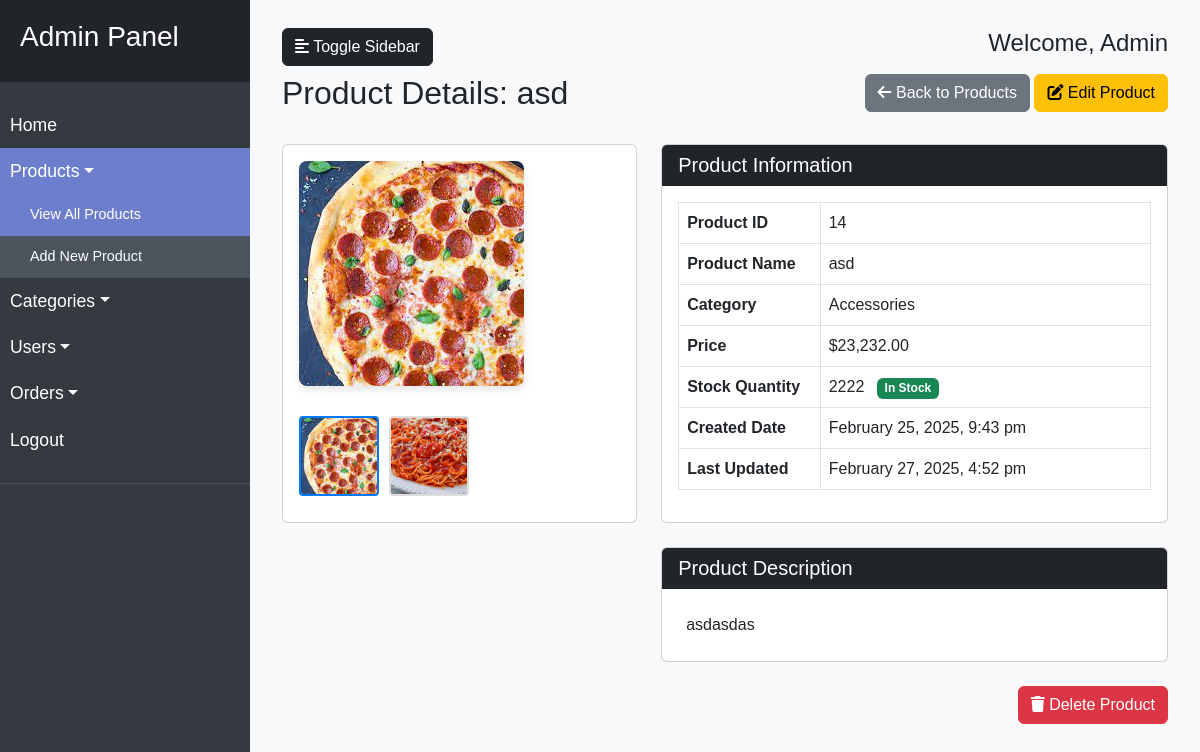
/view_product.php?id=14 (signed in), run on the app's committed database.
### tables this page shows
CREATE TABLE `products` (
  `ProductID` int(11) NOT NULL,
  `ProductName` varchar(100) NOT NULL,
  `Description` text DEFAULT NULL,
  `Price` decimal(10,2) NOT NULL,
  `sizes` varchar(255) NOT NULL,
  `StockQuantity` int(11) NOT NULL,
  `images` text NOT NULL,
  `created_at` timestamp NOT NULL DEFAULT current_timestamp(),
  `categories` varchar(255) NOT NULL,
  `edited_at` timestamp NOT NULL DEFAULT current_timestamp() ON UPDATE current_timestamp(),
  `updated_at` timestamp NOT NULL DEFAULT current_timestamp() ON UPDATE current_timestamp()
);

CREATE TABLE `categories` (
  `id` int(11) NOT NULL,
  `category_name` varchar(100) NOT NULL,
  `date_added` timestamp NOT NULL DEFAULT current_timestamp(),
  `date_edited` timestamp NOT NULL DEFAULT current_timestamp() ON UPDATE current_timestamp()
);

### view_product.php (the view, shortened to what this page needs)
<?php
require_once 'db_connection.php';
$productId = $_GET['id'];
$productQuery = "
    SELECT p.*, c.category_name
    FROM products p
    LEFT JOIN categories c ON p.categories = c.id
    WHERE p.ProductID = ?
";
$productStmt = $conn->prepare($productQuery);
$productStmt->bind_param("i", $productId);
$productStmt->execute();
$productResult = $productStmt->get_result();
$product = $productResult->fetch_assoc();
$productImages = json_decode($product['images'], true);
?>
<!DOCTYPE html>
<html lang="en">
<head>
    <link href="https://cdn.jsdelivr.net/npm/bootstrap@5.3.0-alpha1/dist/css/bootstrap.min.css" rel="stylesheet">
    <link rel="stylesheet" href="https://cdnjs.cloudflare.com/ajax/libs/font-awesome/6.4.0/css/all.min.css">
</head>
<body>
    <div class="wrapper">
        <nav id="sidebar">
            <div class="sidebar-header">
                <h3>Admin Panel</h3>
            </div>
            <ul class="list-unstyled components">
                <li>
                    <a href="admin.php">Home</a>
                </li>
                <li class="active">
                    <a href="#productSubmenu" data-bs-toggle="collapse" aria-expanded="true" class="dropdown-toggle">Products</a>
                    <ul class="collapse show list-unstyled" id="productSubmenu">
                        <li class="active">
                            <a href="products.php">View All Products</a>
                        </li>
                        <li>
                            <a href="add_product.php">Add New Product</a>
                        </li>
                    </ul>
                </li>
                <li>
                    <a href="#categorySubmenu" data-bs-toggle="collapse" aria-expanded="false" class="dropdown-toggle">Categories</a>
                </li>
                <li>
                    <a href="#userSubmenu" data-bs-toggle="collapse" aria-expanded="false" class="dropdown-toggle">Users</a>
                </li>
                <li>
                    <a href="#orderSubmenu" data-bs-toggle="collapse" aria-expanded="false" class="dropdown-toggle">Orders</a>
                </li>
                <li>
                    <a href="logout.php">Logout</a>
                </li>
            </ul>
        </nav>
        <div id="content">
            <nav class="navbar navbar-expand-lg navbar-light bg-light">
                <div class="container-fluid">
                    <button type="button" id="sidebarCollapse" class="btn btn-dark">
                        <i class="fas fa-align-left"></i>
                        <span>Toggle Sidebar</span>
                    </button>
                    <div>
                        <h4>Welcome, <?php echo $_SESSION['Username'] ?? 'Admin'; ?></h4>
                    </div>
                </div>
            </nav>
            <div class="container-fluid">
                <div class="row mb-4">
                    <div class="col-md-6">
                        <h2>Product Details: <?php echo htmlspecialchars($product['ProductName']); ?></h2>
                    </div>
                    <div class="col-md-6 text-end">
                        <a href="products.php" class="btn btn-secondary">
                            <i class="fas fa-arrow-left"></i> Back to Products
                        </a>
                        <a href="edit_product.php?id=<?php echo $productId; ?>" class="btn btn-warning">
                            <i class="fas fa-edit"></i> Edit Product
                        </a>
                    </div>
                </div>
                <div class="row">
                    <div class="col-md-5">
                        <div class="card mb-4">
                            <div class="card-body">
                                <?php if (!empty($productImages)): ?>
                                    <img id="mainImage" src="<?php echo htmlspecialchars($productImages[0]); ?>" alt="<?php echo htmlspecialchars($product['ProductName']); ?>" class="product-image img-fluid">
                                    <?php if (count($productImages) > 1): ?>
                                        <div class="thumbnail-container">
                                            <?php foreach($productImages as $index => $imagePath): ?>
                                                <img src="<?php echo htmlspecialchars($imagePath); ?>" alt="Thumbnail <?php echo $index + 1; ?>" class="thumbnail <?php echo $index === 0 ? 'active' : ''; ?>" onclick="changeMainImage('<?php echo htmlspecialchars($imagePath); ?>', this)">
                                            <?php endforeach; ?>
                                        </div>
                                    <?php endif; ?>
                                <?php endif; ?>
                            </div>
                        </div>
                    </div>
                    <div class="col-md-7">
                        <div class="card mb-4">
                            <div class="card-header bg-dark text-white">
                                <h5 class="mb-0">Product Information</h5>
                            </div>
                            <div class="card-body">
                                <table class="table table-bordered product-info-table">
                                    <tbody>
                                        <tr>
                                            <th>Product ID</th>
                                            <td><?php echo $product['ProductID']; ?></td>
                                        </tr>
                                        <tr>
                                            <th>Product Name</th>
                                            <td><?php echo htmlspecialchars($product['ProductName']); ?></td>
                                        </tr>
                                        <tr>
                                            <th>Category</th>
                                            <td><?php echo htmlspecialchars($product['category_name'] ?? 'Uncategorized'); ?></td>
                                        </tr>
                                        <tr>
                                            <th>Price</th>
                                            <td>$<?php echo number_format($product['Price'], 2); ?></td>
                                        </tr>
                                        <tr>
                                            <th>Stock Quantity</th>
                                            <td>
                                                <?php echo $product['StockQuantity']; ?>
                                                <?php if ($product['StockQuantity'] <= 5): ?>
                                                    <span class="badge bg-danger ms-2">Low Stock</span>
                                                <?php elseif ($product['StockQuantity'] <= 20): ?>
                                                    <span class="badge bg-warning ms-2">Medium Stock</span>
                                                <?php else: ?>
                                                    <span class="badge bg-success ms-2">In Stock</span>
                                                <?php endif; ?>
                                            </td>
                                        </tr>
                                        <tr>
                                            <th>Created Date</th>
                                            <td><?php echo date('F j, Y, g:i a', strtotime($product['created_at'])); ?></td>
                                        </tr>
                                        <tr>
                                            <th>Last Updated</th>
                                            <td><?php echo date('F j, Y, g:i a', strtotime($product['updated_at'])); ?></td>
                                        </tr>
                                    </tbody>
                                </table>
                            </div>
                        </div>
                        <div class="card mb-4">
                            <div class="card-header bg-dark text-white">
                                <h5 class="mb-0">Product Description</h5>
                            </div>
                            <div class="card-body">
                                <div class="p-2">
                                    <?php echo nl2br(htmlspecialchars($product['Description'])); ?>
                                </div>
                            </div>
                        </div>
                        <div class="d-flex justify-content-end">
                            <a href="javascript:void(0);" onclick="confirmDelete(<?php echo $product['ProductID']; ?>)" class="btn btn-danger">
                                <i class="fas fa-trash"></i> Delete Product
                            </a>
                        </div>
                    </div>
                </div>
            </div>
        </div>
    </div>
</body>
</html>

### view_product.php (style rules this page uses)
body { font-family: 'Arial', sans-serif; background-color: #f8f9fa; }
#sidebar { min-width: 250px; max-width: 250px; min-height: 100vh; background: #343a40; color: #fff; transition: all 0.3s; }
#sidebar .sidebar-header { padding: 20px; background: #212529; }
#sidebar ul.components { padding: 20px 0; border-bottom: 1px solid #4b545c; }
#sidebar ul li a { padding: 10px; font-size: 1.1em; display: block; color: #fff; text-decoration: none; }
#sidebar ul li.active > a, a[aria-expanded="true"] { color: #fff; background: #6d7fcc; }
ul ul a { font-size: 0.9em !important; padding-left: 30px !important; background: #4b545c; }
.wrapper { display: flex; width: 100%; }
#content { width: 100%; padding: 20px; min-height: 100vh; transition: all 0.3s; }
.product-image { max-width: 100%; height: auto; margin-bottom: 20px; border-radius: 8px; box-shadow: 0 4px 8px rgba(0,0,0,0.1); }
.thumbnail-container { display: flex; flex-wrap: wrap; margin-top: 10px; }
.thumbnail { width: 80px; height: 80px; object-fit: cover; margin-right: 10px; margin-bottom: 10px; border: 2px solid #ddd; border-radius: 4px; cursor: pointer; transition: border-color 0.3s ease; }
.thumbnail:hover, .thumbnail.active { border-color: #007bff; }
.product-info-table th { width: 30%; }

### data on the page
products: ProductName "asd", ProductID "14", categories.category_name "Accessories", Price "23,232.00", StockQuantity "2222", created_at "February 25, 2025, 9:43 pm", updated_at "February 27, 2025, 4:52 pm", Description "asdasdas"

### other printed values
$_SESSION['Username'] "Admin"
